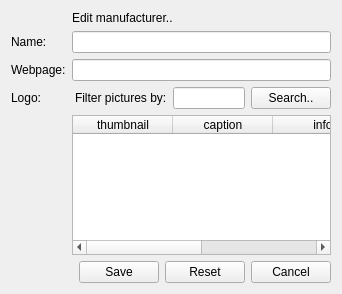
<?xml version="1.0" encoding="UTF-8"?>
<ui version="4.0">
 <class>manufacturer_edit_form</class>
 <widget class="QWidget" name="manufacturer_edit_form">
  <property name="geometry">
   <rect>
    <x>0</x>
    <y>0</y>
    <width>342</width>
    <height>294</height>
   </rect>
  </property>
  <property name="windowTitle">
   <string>Edit manufacturer</string>
  </property>
  <property name="initAction" stdset="0">
   <string>read</string>
  </property>
  <property name="id" stdset="0">
   <string notr="true">{global.id}</string>
  </property>
  <property name="doctype" stdset="0">
   <string notr="true">ManufacturerRequest.simpleForm</string>
  </property>
  <property name="rootelement" stdset="0">
   <string>manufacturer</string>
  </property>
  <layout class="QFormLayout" name="formLayout">
   <property name="fieldGrowthPolicy">
    <enum>QFormLayout::AllNonFixedFieldsGrow</enum>
   </property>
   <item row="1" column="0">
    <widget class="QLabel" name="label_name">
     <property name="text">
      <string>Name:</string>
     </property>
     <property name="buddy">
      <cstring>name</cstring>
     </property>
    </widget>
   </item>
   <item row="1" column="1">
    <widget class="QLineEdit" name="name">
     <property name="initialFocus" stdset="0">
      <bool>true</bool>
     </property>
    </widget>
   </item>
   <item row="2" column="0">
    <widget class="QLabel" name="label_description">
     <property name="text">
      <string>Webpage:</string>
     </property>
     <property name="buddy">
      <cstring>webPage</cstring>
     </property>
    </widget>
   </item>
   <item row="4" column="1">
    <widget class="QTableWidget" name="picture">
     <property name="horizontalScrollBarPolicy">
      <enum>Qt::ScrollBarAsNeeded</enum>
     </property>
     <property name="alternatingRowColors">
      <bool>true</bool>
     </property>
     <property name="selectionMode">
      <enum>QAbstractItemView::SingleSelection</enum>
     </property>
     <property name="selectionBehavior">
      <enum>QAbstractItemView::SelectRows</enum>
     </property>
     <property name="showGrid">
      <bool>true</bool>
     </property>
     <property name="gridStyle">
      <enum>Qt::DotLine</enum>
     </property>
     <property name="sortingEnabled">
      <bool>true</bool>
     </property>
     <property name="doctype" stdset="0">
      <string notr="true">PictureListRequest.simpleform</string>
     </property>
     <property name="rootelement" stdset="0">
      <string notr="true">picture</string>
     </property>
     <property name="search" stdset="0">
      <string notr="true">{search.text}</string>
     </property>
     <property name="action" stdset="0">
      <string notr="true">read</string>
     </property>
     <attribute name="horizontalHeaderShowSortIndicator" stdset="0">
      <bool>true</bool>
     </attribute>
     <attribute name="verticalHeaderStretchLastSection">
      <bool>false</bool>
     </attribute>
     <column>
      <property name="text">
       <string>thumbnail</string>
      </property>
     </column>
     <column>
      <property name="text">
       <string>caption</string>
      </property>
     </column>
     <column>
      <property name="text">
       <string>info</string>
      </property>
     </column>
     <column>
      <property name="text">
       <string>tags</string>
      </property>
     </column>
    </widget>
   </item>
   <item row="5" column="0" colspan="2">
    <layout class="QHBoxLayout" name="horizontalLayout">
     <item>
      <spacer name="horizontalSpacer">
       <property name="orientation">
        <enum>Qt::Horizontal</enum>
       </property>
       <property name="sizeHint" stdset="0">
        <size>
         <width>40</width>
         <height>20</height>
        </size>
       </property>
      </spacer>
     </item>
     <item>
      <widget class="QPushButton" name="save">
       <property name="text">
        <string>Save</string>
       </property>
       <property name="rootelement" stdset="0">
        <string notr="true">manufacturer</string>
       </property>
       <property name="doctype" stdset="0">
        <string notr="true">Manufacturer.simpleform</string>
       </property>
       <property name="action" stdset="0">
        <string notr="true">update</string>
       </property>
       <property name="form" stdset="0">
        <string notr="true">manufacturers</string>
       </property>
       <property name="id" stdset="0">
        <string notr="true">{global.id}</string>
       </property>
      </widget>
     </item>
     <item>
      <widget class="QPushButton" name="reset">
       <property name="text">
        <string>Reset</string>
       </property>
       <property name="doctype" stdset="0">
        <string notr="true">ManufacturerRequest.simpleform</string>
       </property>
       <property name="rootelement" stdset="0">
        <string notr="true">manufacturer</string>
       </property>
       <property name="action" stdset="0">
        <string notr="true">read</string>
       </property>
       <property name="id" stdset="0">
        <string notr="true">{global.id}</string>
       </property>
      </widget>
     </item>
     <item>
      <widget class="QPushButton" name="cancel">
       <property name="text">
        <string>Cancel</string>
       </property>
       <property name="form" stdset="0">
        <string notr="true">manufacturers</string>
       </property>
      </widget>
     </item>
    </layout>
   </item>
   <item row="2" column="1">
    <widget class="QLineEdit" name="webPage"/>
   </item>
   <item row="3" column="1">
    <layout class="QHBoxLayout" name="horizontalLayout_3">
     <item>
      <spacer name="horizontalSpacer_2">
       <property name="orientation">
        <enum>Qt::Horizontal</enum>
       </property>
       <property name="sizeHint" stdset="0">
        <size>
         <width>40</width>
         <height>20</height>
        </size>
       </property>
      </spacer>
     </item>
     <item>
      <widget class="QLabel" name="label_2">
       <property name="text">
        <string>Filter pictures by:</string>
       </property>
      </widget>
     </item>
     <item>
      <widget class="QLineEdit" name="search"/>
     </item>
     <item>
      <widget class="QPushButton" name="searchButton">
       <property name="text">
        <string>Search..</string>
       </property>
       <property name="global.searchState" stdset="0">
        <string notr="true">{search.state}</string>
       </property>
       <property name="action" stdset="0">
        <string notr="true">picture.reload</string>
       </property>
      </widget>
     </item>
    </layout>
   </item>
   <item row="3" column="0">
    <widget class="QLabel" name="label">
     <property name="text">
      <string>Logo:</string>
     </property>
     <property name="buddy">
      <cstring>picture</cstring>
     </property>
    </widget>
   </item>
   <item row="0" column="0">
    <widget class="QLabel" name="label_3">
     <property name="text">
      <string/>
     </property>
     <property name="pixmap">
      <pixmap resource="../qtclient.qrc">:/images/building_edit.png</pixmap>
     </property>
    </widget>
   </item>
   <item row="0" column="1">
    <widget class="QLabel" name="label_4">
     <property name="text">
      <string>Edit manufacturer..</string>
     </property>
    </widget>
   </item>
  </layout>
 </widget>
 <tabstops>
  <tabstop>name</tabstop>
  <tabstop>webPage</tabstop>
  <tabstop>search</tabstop>
  <tabstop>searchButton</tabstop>
  <tabstop>picture</tabstop>
  <tabstop>save</tabstop>
  <tabstop>reset</tabstop>
  <tabstop>cancel</tabstop>
 </tabstops>
 <resources>
  <include location="../qtclient.qrc"/>
  <include location="../qtclient.qrc"/>
 </resources>
 <connections>
  <connection>
   <sender>search</sender>
   <signal>returnPressed()</signal>
   <receiver>searchButton</receiver>
   <slot>click()</slot>
   <hints>
    <hint type="sourcelabel">
     <x>250</x>
     <y>121</y>
    </hint>
    <hint type="destinationlabel">
     <x>331</x>
     <y>123</y>
    </hint>
   </hints>
  </connection>
 </connections>
</ui>
